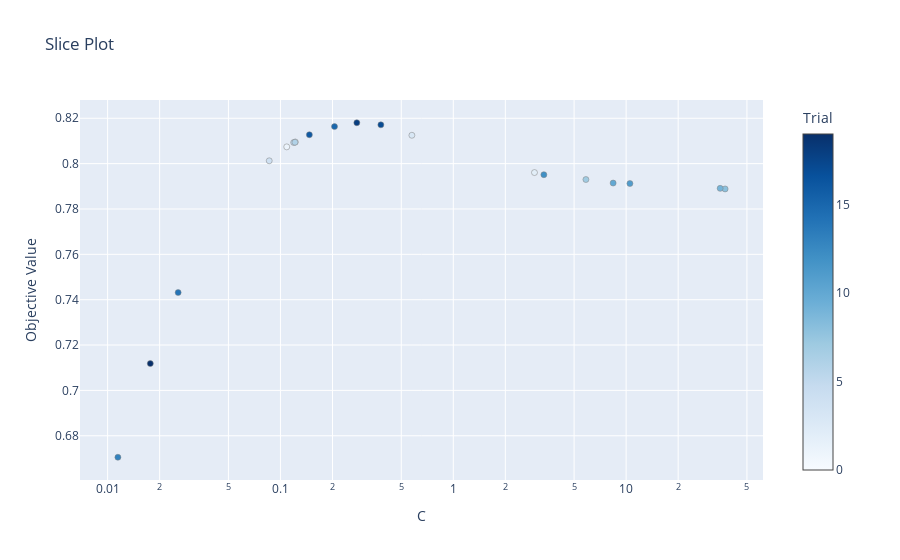

Here is the notebook cell this chart was saved with:
### Code cell
vis.plot_slice(study)

### Figure 1 — Plotly figure (JSON) as saved in the notebook; plotly's stock layout.template omitted (floating-point values rounded to 4 significant figures)
{"data": [{"marker": {"color": [0, 1, 2, 3, 4, 5, 6, 7, 8, 9, 10, 11, 12, 13, 14, 15, 16, 17, 18, 19], "colorbar": {"title": {"text": "Trial"}, "x": 1, "xpad": 40}, "colorscale": [[0, "rgb(247,251,255)"], [0.125, "rgb(222,235,247)"], [0.25, "rgb(198,219,239)"], [0.375, "rgb(158,202,225)"], [0.5, "rgb(107,174,214)"], [0.625, "rgb(66,146,198)"], [0.75, "rgb(33,113,181)"], [0.875, "rgb(8,81,156)"], [1, "rgb(8,48,107)"]], "line": {"color": "Grey", "width": 0.5}}, "mode": "markers", "name": "Feasible Trial", "showlegend": false, "type": "scatter", "x": [0.1219, 0.1087, 2.949, 0.576, 0.08612, 0.1193, 0.1214, 5.852, 37.38, 35.01, 8.411, 10.52, 3.342, 0.01147, 0.02559, 0.2054, 0.147, 0.381, 0.2767, 0.01766], "y": [0.8095, 0.8074, 0.7961, 0.8125, 0.8012, 0.8093, 0.8094, 0.793, 0.7888, 0.7891, 0.7914, 0.7912, 0.7951, 0.6705, 0.7432, 0.8163, 0.8127, 0.8171, 0.818, 0.7118]}], "layout": {"title": {"text": "Slice Plot"}, "xaxis": {"title": {"text": "C"}, "type": "log"}, "yaxis": {"title": {"text": "Objective Value"}}}}
